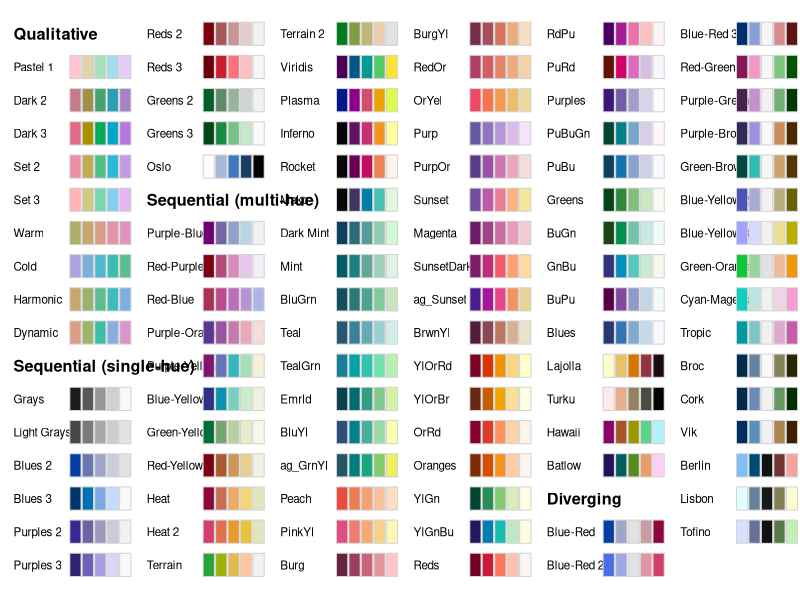
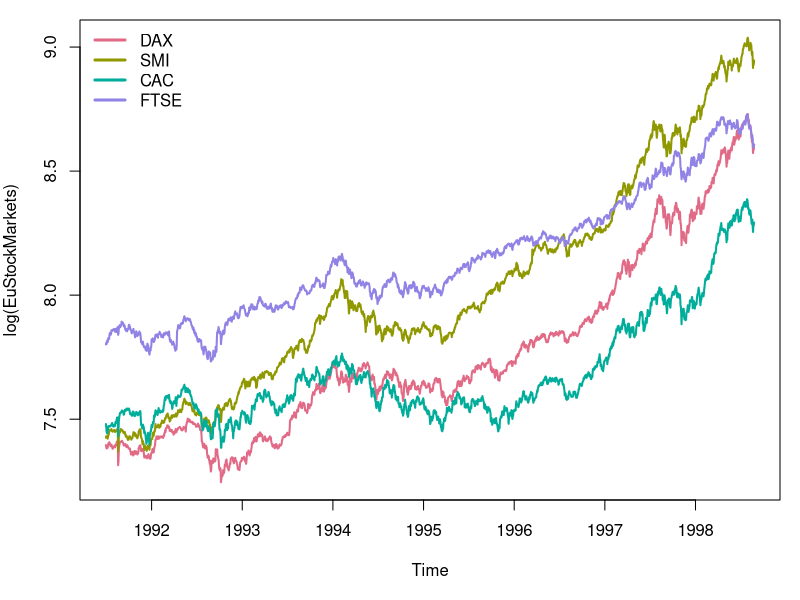
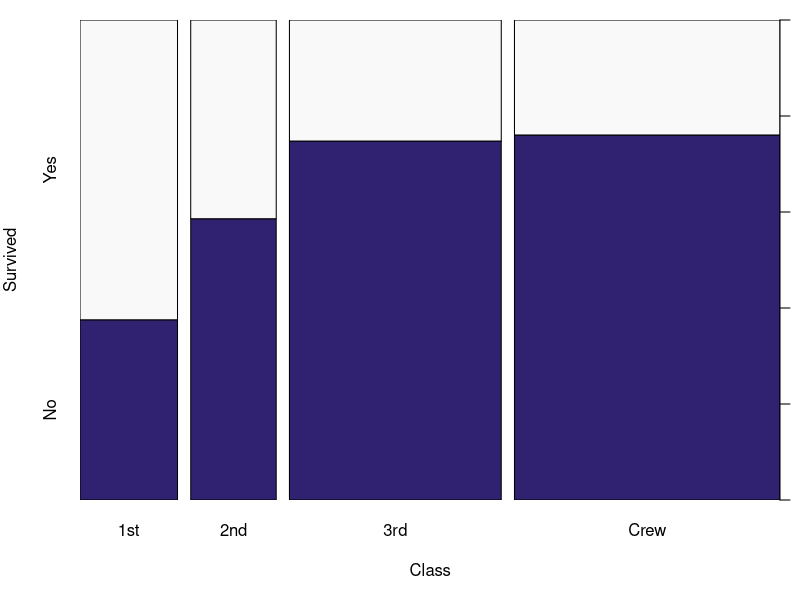
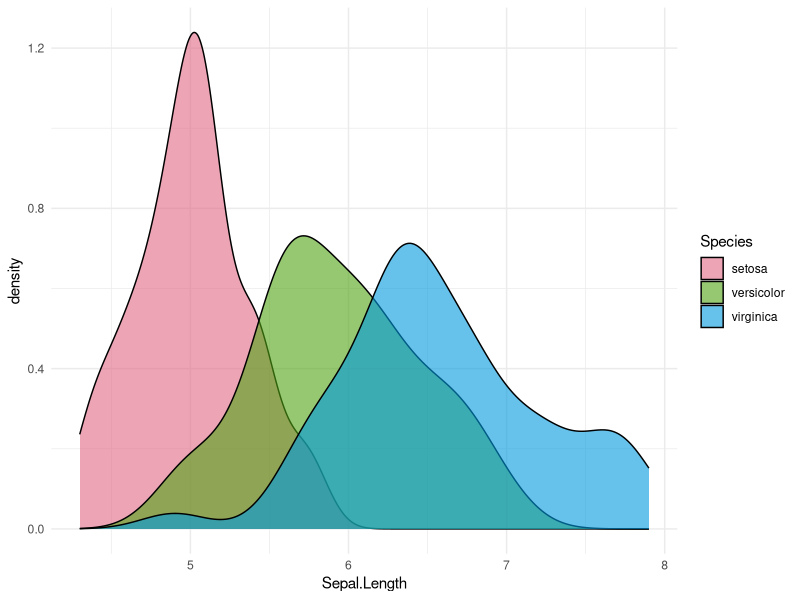
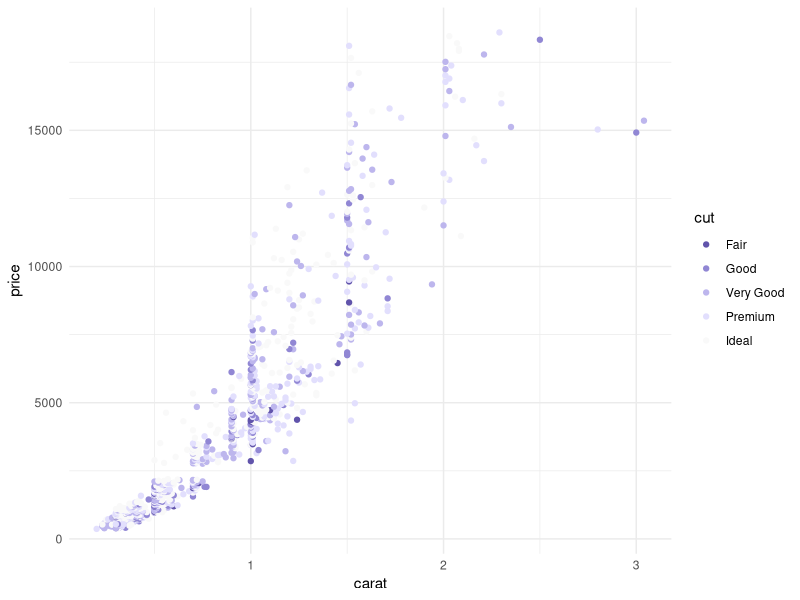
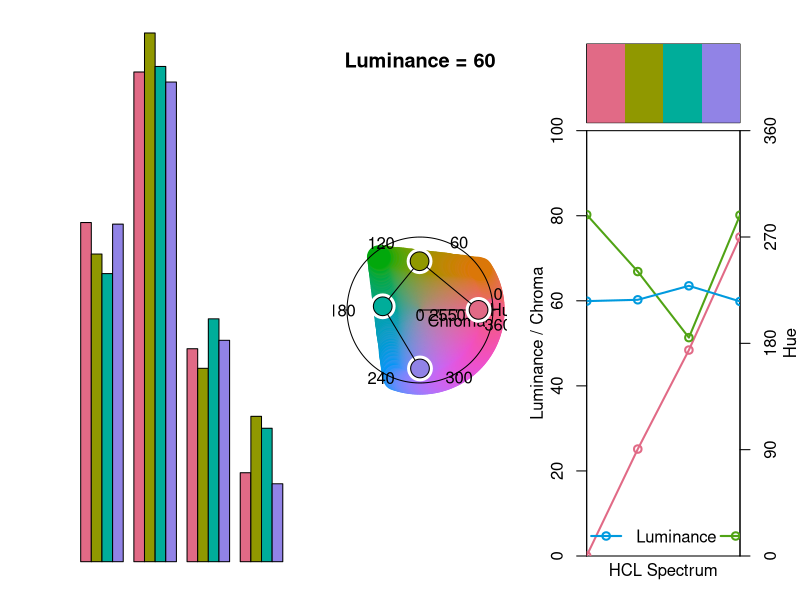
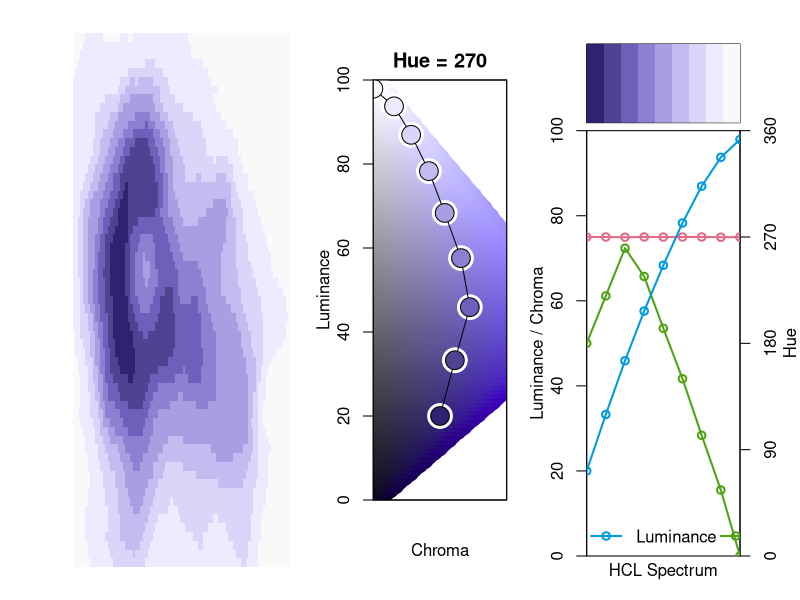

Here is the R script that generated these plots, in order:
## ---- chunk 1
library("colorspace")
library("ggplot2")
theme_set(theme_minimal())
## ---- chunk 2
library("colorspace")
hcl_palettes(plot = TRUE)
## ---- chunk 3
q4 <- qualitative_hcl(4, "Dark 3")
q4
## ---- chunk 4
q4 <- qualitative_hcl(4)
par(mar = c(5, 4, 1, 1))
plot(log(EuStockMarkets), plot.type = "single", col = q4, lwd = 2)
legend("topleft", colnames(EuStockMarkets), col = q4, lwd = 3, bty = "n")
## ---- chunk 5
ttnc <- margin.table(Titanic, c(1, 4))[, 2:1]
par(mar = c(5, 4, 1, 1))
spineplot(ttnc, col = sequential_hcl(2, "Purples 3"))
## ---- chunk 6
library("ggplot2")
ggplot(iris, aes(x = Sepal.Length, fill = Species)) + geom_density(alpha = 0.6) +
  scale_fill_discrete_qualitative(palette = "Dark 3")
## ---- chunk 7
dsamp <- diamonds[1 + 1:1000 * 50, ]
ggplot(dsamp, aes(carat, price, color = cut)) + geom_point() +
  scale_color_discrete_sequential(palette = "Purples 3", nmax = 6, order = 5:1)
## ---- chunk 8
allplots <- function(palette, ...) {
  layout(cbind(1, 2, 3:4), heights = c(2, 10))
  par(oma = c(2, 5, 2, 3), mar = rep(0.5, 4))
  demoplot(palette, ...)
  hclplot(palette)
  par(xaxt = "n", yaxt = "n", mar = c(0.2, 3, 0.2, 0), cex = 1)
  image(matrix(seq_along(palette), ncol = 1L), col = palette)
  par(yaxt = "s")
  specplot(palette, type = "o", palette = FALSE, oma = FALSE, mar = c(0.2, 3, 0.2, 0))
}
allplots(q4, "bar")
## ---- chunk 9
s9 <- sequential_hcl(9, "Purples 3")
allplots(s9, "heatmap")
